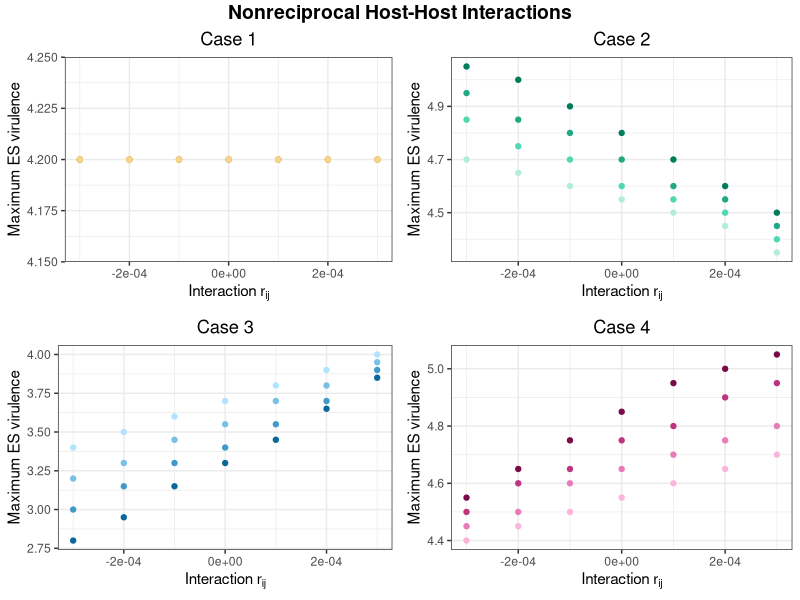
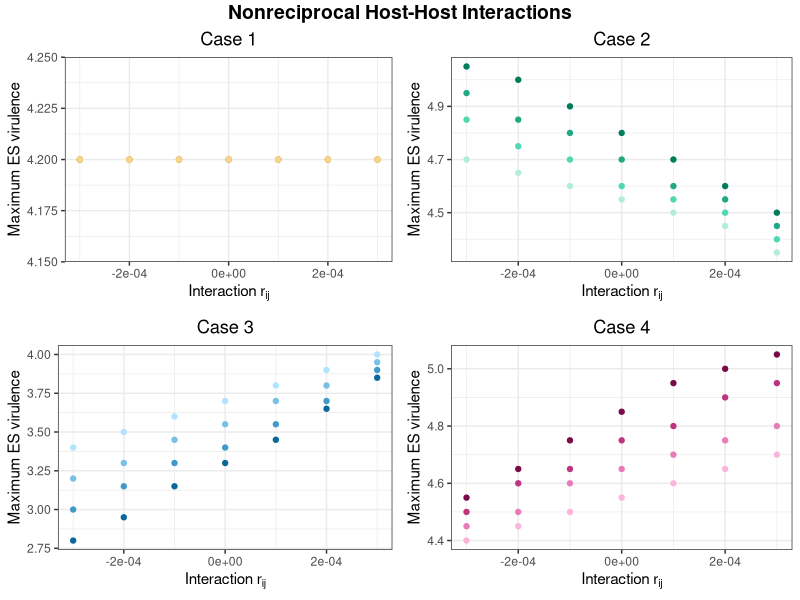

Source code (R) for these figures, in order:
library(ggplot2)
library(ggpubr)
#Figure for raw data of nonreciprocal interactions
onwardtrans_recip<- read.table(header = TRUE, text = "
 n      high	highmed  medlow low
-0.0003	2.8	3	3.2	3.4
-0.0002	2.95	3.15	3.3	3.5
-0.0001	3.15	3.3	3.45	3.6
0	3.3	3.4	3.55	3.7
0.0001	3.45	3.55	3.7	3.8
0.0002	3.65	3.7	3.8	3.9
0.0003	3.85	3.9	3.95	4
")

cbPalette <- c("#999999", "#E69F00", "#56B4E9", "#009E73", "#F0E442", "#0072B2", "#D55E00", "#CC79A7")

onwardrecip <- ggplot(data = onwardtrans_recip, aes(x = n)) +
  scale_colour_manual(values=cbPalette)+
  geom_point(aes(y = high), color = "#0C689C") + 
  geom_point(aes(y = highmed), color = "#4199CA") +
  geom_point(aes(y = medlow), color = "#78C0E8") + 
  geom_point(aes(y = low), color = "#B2E3FE") +
  ggtitle("Case 3")+
  theme_bw()+
  theme(plot.title = element_text(hjust = 0.5))+
  labs(x = expression("Interaction r"["ij"])) + ylab("Maximum ES virulence")


suscep_recip<- read.table(header = TRUE, text = "
 n      high	highmed  medlow low
-0.0003	4.2	4.2	4.2	4.2
-0.0002	4.2	4.2	4.2	4.2
-0.0001	4.2	4.2	4.2	4.2
0	4.2	4.2	4.2	4.2
0.0001	4.2	4.2	4.2	4.2
0.0002	4.2	4.2	4.2	4.2
0.0003	4.2	4.2	4.2	4.2
")

susceprecip <- ggplot(data = suscep_recip, aes(x = n)) +
  scale_colour_manual(values=cbPalette)+
  geom_point(aes(y = high), color = "#AB7703") + 
  geom_point(aes(y = highmed), color = "#D3A235") +
  geom_point(aes(y = medlow), color = "#E7BE63") + 
  geom_point(aes(y = low), color = "#F5D58E") +
  ggtitle("Case 1")+
  theme_bw()+
  theme(plot.title = element_text(hjust = 0.5))+
  labs(x = expression("Interaction r"["ij"])) + ylab("Maximum ES virulence")

excessdeath_recip<- read.table(header = TRUE, text = "
 n      high	highmed  medlow low
-0.0003	4.55	4.5	4.45	4.4
-0.0002	4.65	4.6	4.5	4.45
-0.0001	4.75	4.65	4.6	4.5
0	4.85	4.75	4.65	4.55
0.0001	4.95	4.8	4.7	4.6
0.0002	5	4.9	4.75	4.65
0.0003	5.05	4.95	4.8	4.7
")

excessdeathrecip <- ggplot(data = excessdeath_recip, aes(x = n)) +
  scale_colour_manual(values=cbPalette)+
  geom_point(aes(y = high), color = "#7B0A49") + 
  geom_point(aes(y = highmed), color = "#BE3481") +
  geom_point(aes(y = medlow), color = "#E87BB8") + 
  geom_point(aes(y = low), color = "#FBB5DC") +
  ggtitle("Case 4")+
  theme_bw()+
  theme(plot.title = element_text(hjust = 0.5))+
  labs(x = expression("Interaction r"["ij"])) + ylab("Maximum ES virulence")

growth_recip<- read.table(header = TRUE, text = "
 n      high	highmed  medlow low
-0.0003	5.05	4.95	4.85	4.7
-0.0002	5	4.85	4.75	4.65
-0.0001	4.9	4.8	4.7	4.6
0	4.8	4.7	4.6	4.55
0.0001	4.7	4.6	4.55	4.5
0.0002	4.6	4.55	4.5	4.45
0.0003	4.5	4.45	4.4	4.35
")

growthrecip <- ggplot(data = growth_recip, aes(x = n)) +
  scale_colour_manual(values=cbPalette)+
  geom_point(aes(y = high), color = "#017D5B") + 
  geom_point(aes(y = highmed), color = "#20A984") +
  geom_point(aes(y = medlow), color = "#4ED8B3") + 
  geom_point(aes(y = low), color = "#B3EBDC") +
  ggtitle("Case 2")+
  theme_bw()+
  theme(plot.title = element_text(hjust = 0.5))+
  labs(x = expression("Interaction r"["ij"])) + ylab("Maximum ES virulence")



figure1 <- ggarrange(susceprecip, growthrecip, onwardrecip, excessdeathrecip,
                     ncol = 2, nrow = 2)
figure1 <-annotate_figure(figure1, 
                          top = text_grob("Nonreciprocal Host-Host Interactions", face = "bold", size = 14))
print(figure1)
ggsave(file = "SFig_Nonrecip_Symm.eps")    
